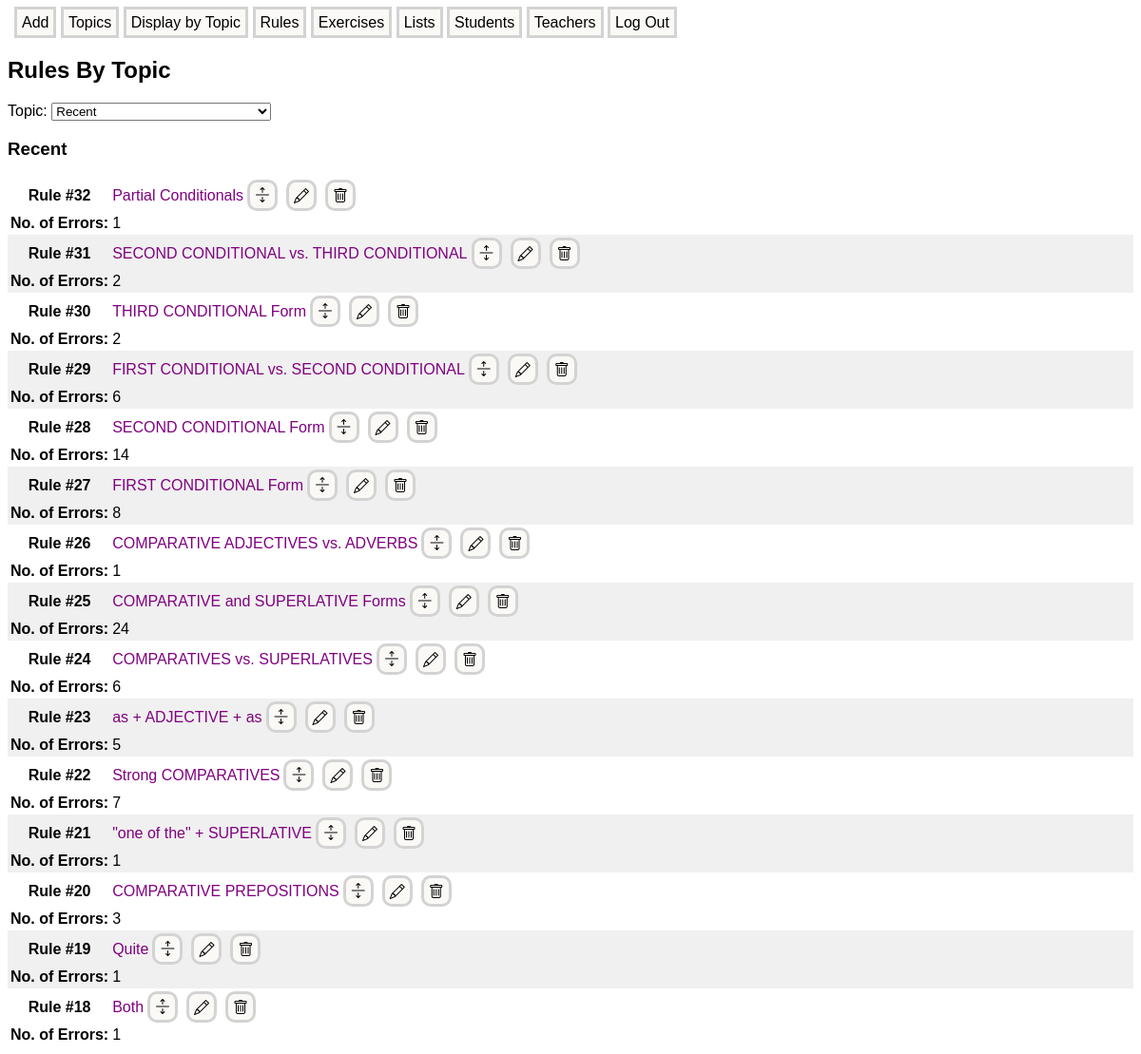
/rules, run on an earlier commit of the app's database.
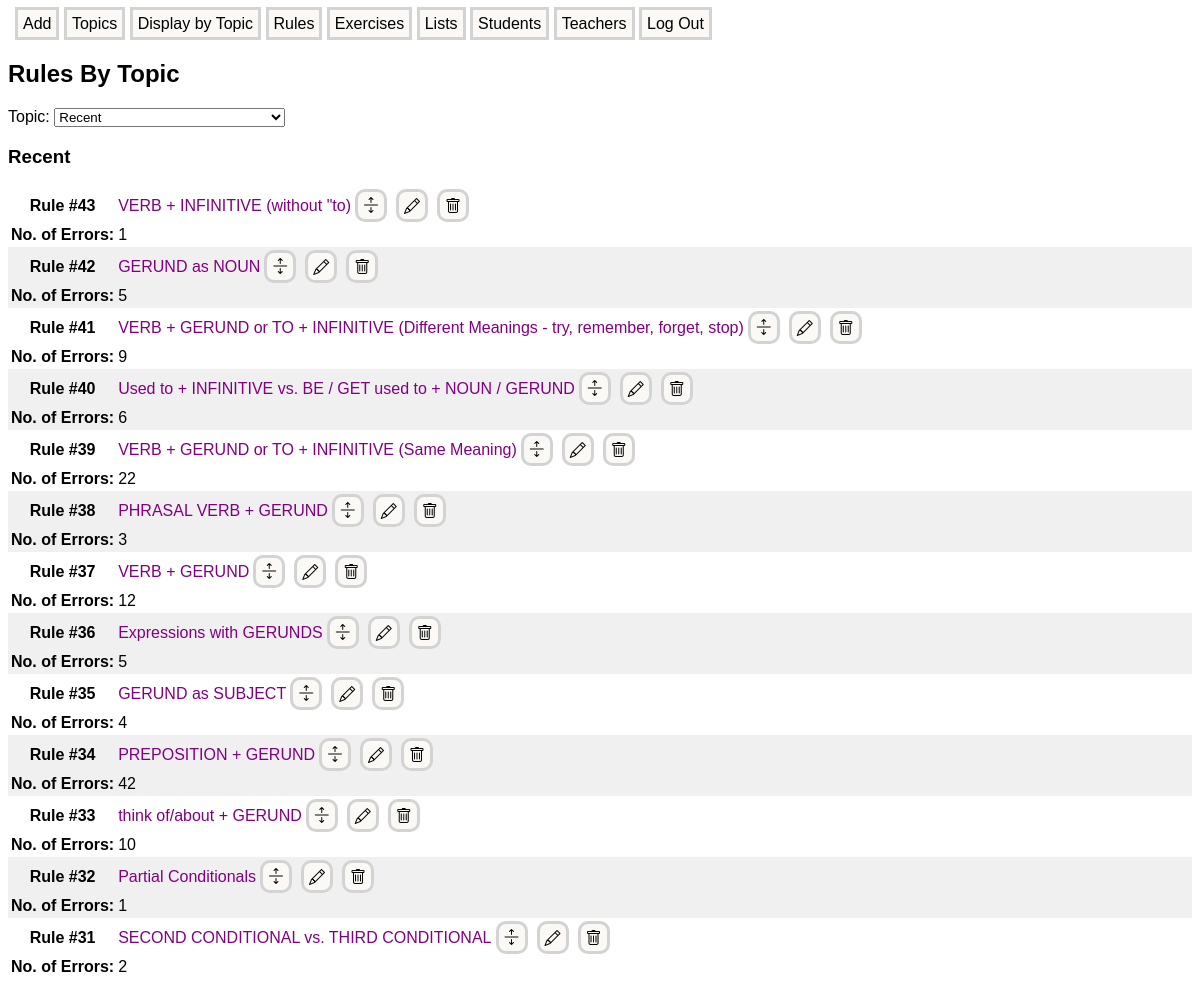
And on a later commit of the database.
### models.py (models this page shows)
class Rule(db.Model):
    id = db.Column(db.Integer, primary_key = True)
    rule_name = db.Column(db.String(200), index = True, unique = True, nullable = False)
    rule_text = db.Column(db.Text, index = False, unique = True)
    examples = db.relationship('Example', backref = 'rule', lazy = 'joined', cascade = 'all, delete-orphan')
    rule_topics = db.relationship('RuleTopic', backref = 'rule', lazy = 'joined', cascade = 'all, delete-orphan')
    rule_errors = db.relationship('ErrorRule', backref = 'rule', lazy = 'joined', cascade = 'all, delete-orphan')
    entered = db.Column(db.DateTime, default = datetime.now(timezone.utc))
    last_edited = db.Column(db.DateTime, default = datetime.now(timezone.utc))
    comments = db.relationship('Comment', backref = 'rule', lazy = 'joined', cascade = 'all, delete-orphan')

### app.py (the view)
@app.route('/rules', methods=['GET', 'POST'])
def rules():
    all_topics = Topic.query.order_by(Topic.topic_name).all()
    topic_select_options = [('', 'Recent')] + [(topic.id, topic.topic_name) for topic in all_topics]
    select_topic_form = SelectTopicForm()
    select_topic_form.selected_topic.choices = topic_select_options
    topic = None
    rules = db.session.query(Rule).outerjoin(RuleTopic).order_by(desc(Rule.id)).limit(20).all()
    if request.method == 'POST' and select_topic_form.validate_on_submit():
        topic_id = select_topic_form.selected_topic.data
        topic = Topic.query.get(topic_id)
        if topic:
            rules = db.session.query(Rule).outerjoin(RuleTopic).filter(RuleTopic.topic_id==topic.id).order_by(desc(Rule.id)).all()
    return render_template('rules.html', rules=rules, topic=topic, select_topic_form=select_topic_form)

### forms.py
class SelectTopicForm(FlaskForm):
    selected_topic = SelectField('Topic:', choices = [])
    submit = SubmitField('Submit')

### templates/rules.html (shortened to what this page needs)
{% extends "base.html" %}
{% block content %}
<h2>Rules By Topic</h2>
<form method="POST" action="{{ url_for('rules') }}" id="selectTopicForm">
    {{ select_topic_form.selected_topic.label }}
    {{ select_topic_form.selected_topic(onchange="submitForm()") }}
</form>
{% if topic.topic_name %}
    <h3>{{ topic.topic_name }}</h3>
    {% else %}
    <h3>Recent</h3>
{% endif %}
{% for rule in rules %}
<div class="entry-container">
    <table>
        <tr>
            <th>Rule #{{ rule.id }}</th>
            <td class="rule-name">
                <a class="rule-link" href="{{ url_for('rule', rule_id=rule.id) }}" target="_blank">
                    {{ rule.rule_name }}
                </a>
            </td>
            <td>
                <button class="manage-link expand-icon" onclick="showForm('{{ rule.id }}')" title="Expand"></button>
            </td>
            <td>
                <a class="manage-link edit-icon" href="{{ url_for('edit_rule', rule_id=rule.id) }}" target="_blank" title="Edit"></a>
            </td>
            <td>
                <a class="manage-link trash-icon" href="{{ url_for('delete_rule', rule_id=rule.id) }}"
                        onclick="return confirmRuleDelete();" title="Delete"></a>
            </td>
        </tr>
        <tr>
            <th>No. of Errors:</th>
            <td>{{ rule.rule_errors | length }}</td>
    </table>
</div>
{% endfor %}
{% endblock %}

What changed in the data, as far as the page shows it:
no longer on this page (row unchanged): Rule: id "30", rule_name "THIRD CONDITIONAL Form", rule_errors|length "2"
no longer on this page (row unchanged): Rule: id "29", rule_name "FIRST CONDITIONAL vs. SECOND CONDITIONAL", rule_errors|length "6"
no longer on this page (row unchanged): Rule: id "28", rule_name "SECOND CONDITIONAL Form", rule_errors|length "14"
no longer on this page (row unchanged): Rule: id "27", rule_name "FIRST CONDITIONAL Form", rule_errors|length "8"
no longer on this page (row unchanged): Rule: id "26", rule_name "COMPARATIVE ADJECTIVES vs. ADVERBS", rule_errors|length "1"
no longer on this page (row unchanged): Rule: id "25", rule_name "COMPARATIVE and SUPERLATIVE Forms", rule_errors|length "24"
no longer on this page (row unchanged): Rule: id "24", rule_name "COMPARATIVES vs. SUPERLATIVES", rule_errors|length "6"
no longer on this page (row unchanged): Rule: id "23", rule_name "as + ADJECTIVE + as", rule_errors|length "5"
no longer on this page (row unchanged): Rule: id "22", rule_name "Strong COMPARATIVES", rule_errors|length "7"
no longer on this page (row unchanged): Rule: id "21", rule_name "\"one of the\" + SUPERLATIVE", rule_errors|length "1"
no longer on this page (row unchanged): Rule: id "20", rule_name "COMPARATIVE PREPOSITIONS", rule_errors|length "3"
no longer on this page (row unchanged): Rule: id "19", rule_name "Quite", rule_errors|length "1"
no longer on this page (row unchanged): Rule: id "18", rule_name "Both", rule_errors|length "1"
added Rule: id "43", rule_name "VERB + INFINITIVE (without \"to)", rule_errors|length "1"
added Rule: id "42", rule_name "GERUND as NOUN", rule_errors|length "5"
added Rule: id "41", rule_name "VERB + GERUND or TO + INFINITIVE (Different Meanings - try, remember, forget, stop)", rule_errors|length "9"
added Rule: id "40", rule_name "Used to + INFINITIVE vs. BE / GET used to + NOUN / GERUND", rule_errors|length "6"
added Rule: id "39", rule_name "VERB + GERUND or TO + INFINITIVE (Same Meaning)", rule_errors|length "22"
added Rule: id "38", rule_name "PHRASAL VERB + GERUND", rule_errors|length "3"
added Rule: id "37", rule_name "VERB + GERUND", rule_errors|length "12"
added Rule: id "36", rule_name "Expressions with GERUNDS", rule_errors|length "5"
added Rule: id "35", rule_name "GERUND as SUBJECT", rule_errors|length "4"
added Rule: id "34", rule_name "PREPOSITION + GERUND", rule_errors|length "42"
added Rule: id "33", rule_name "think of/about + GERUND", rule_errors|length "10"
